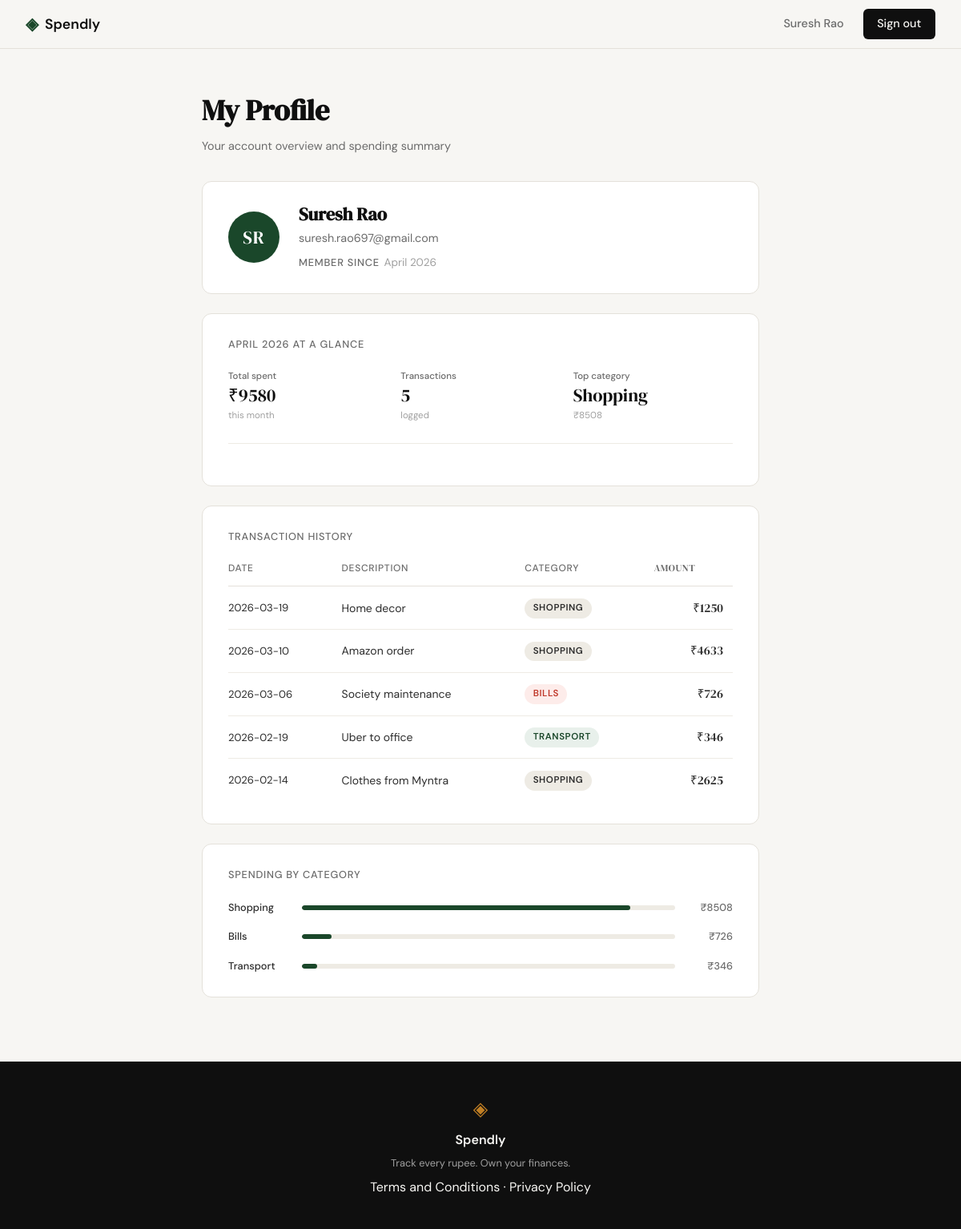
Screenshot of /profile (signed in) with the database file from the repository.
### tables this page shows
CREATE TABLE users (
            id            INTEGER PRIMARY KEY AUTOINCREMENT,
            name          TEXT    NOT NULL,
            email         TEXT    UNIQUE NOT NULL,
            password_hash TEXT    NOT NULL,
            created_at    TEXT    DEFAULT (datetime('now'))
        );

CREATE TABLE expenses (
            id          INTEGER PRIMARY KEY AUTOINCREMENT,
            user_id     INTEGER NOT NULL REFERENCES users(id),
            amount      REAL    NOT NULL,
            category    TEXT    NOT NULL,
            date        TEXT    NOT NULL,
            description TEXT,
            created_at  TEXT    DEFAULT (datetime('now'))
        );

### app.py (the view)
@app.route("/profile", methods=["GET"])
def profile():
    if not session.get("user_id"):
        return redirect(url_for("login"))
    uid  = session["user_id"]
    user = get_user_by_id(uid)
    if user is None:
        session.clear()
        return redirect(url_for("login"))
    summary      = get_summary_stats(uid)
    transactions = get_recent_transactions(uid)
    categories   = get_category_breakdown(uid)
    return render_template("profile.html", user=user, summary=summary,
                           transactions=transactions, categories=categories)

### database/db.py (called while the page is built)
def get_db():
    conn = sqlite3.connect(DB_PATH)
    conn.row_factory = sqlite3.Row
    conn.execute("PRAGMA foreign_keys = ON")
    return conn

### database/queries.py (called while the page is built)
def get_user_by_id(user_id):
    conn = get_db()
    row = conn.execute(
        "SELECT name, email, created_at FROM users WHERE id = ?", (user_id,)
    ).fetchone()
    conn.close()
    if row is None:
        return None
    name = row["name"]
    initials = "".join(w[0].upper() for w in name.split()[:2])
    member_since = datetime.fromisoformat(row["created_at"]).strftime("%B %Y")
    return {
        "name": name,
        "email": row["email"],
        "member_since": member_since,
        "initials": initials,
    }

def get_summary_stats(user_id):
    conn = get_db()
    row = conn.execute(
        "SELECT COALESCE(SUM(amount), 0) AS total, COUNT(*) AS cnt "
        "FROM expenses WHERE user_id = ?",
        (user_id,),
    ).fetchone()
    top = conn.execute(
        "SELECT category, SUM(amount) AS cat_total FROM expenses "
        "WHERE user_id = ? GROUP BY category ORDER BY cat_total DESC LIMIT 1",
        (user_id,),
    ).fetchone()
    conn.close()
    return {
        "total_spent": row["total"],
        "transaction_count": row["cnt"],
        "top_category": top["category"] if top else "—",
        "top_amount": top["cat_total"] if top else 0,
    }

def get_recent_transactions(user_id, limit=10):
    conn = get_db()
    rows = conn.execute(
        "SELECT date, description, category, amount "
        "FROM expenses WHERE user_id = ? ORDER BY date DESC LIMIT ?",
        (user_id, limit),
    ).fetchall()
    conn.close()
    return [dict(r) for r in rows]

def get_category_breakdown(user_id):
    conn = get_db()
    rows = conn.execute(
        "SELECT category AS name, SUM(amount) AS total "
        "FROM expenses WHERE user_id = ? GROUP BY category ORDER BY total DESC",
        (user_id,),
    ).fetchall()
    conn.close()
    if not rows:
        return []
    grand = sum(r["total"] for r in rows)
    cats = [
        {"name": r["name"], "total": r["total"], "pct": round(r["total"] / grand * 100)}
        for r in rows
    ]
    diff = 100 - sum(c["pct"] for c in cats)
    cats[0]["pct"] += diff
    return cats

### templates/profile.html (shortened to what this page needs)
{% extends "base.html" %}
{% block content %}
<section class="profile-page">
    <div class="profile-heading">
        <h1 class="profile-title">My Profile</h1>
        <p class="profile-subtitle">Your account overview and spending summary</p>
    </div>
    <div class="profile-card profile-user-card">
        <div class="profile-avatar">{{ user.initials }}</div>
        <div class="profile-user-info">
            <h2 class="profile-user-name">{{ user.name }}</h2>
            <p class="profile-user-email">{{ user.email }}</p>
            <p class="profile-user-since">
                <span class="mock-label">Member since</span>{{ user.member_since }}
            </p>
        </div>
    </div>
    <div class="profile-card">
        <p class="mock-label profile-section-label">April 2026 at a glance</p>
        <div class="mock-stats">
            <div class="mock-stat">
                <span class="mock-stat-label">Total spent</span>
                <span class="mock-stat-value">₹{{ "%.0f"|format(summary.total_spent) }}</span>
                <span class="mock-stat-sub">this month</span>
            </div>
            <div class="mock-stat">
                <span class="mock-stat-label">Transactions</span>
                <span class="mock-stat-value mock-stat-plain">{{ summary.transaction_count }}</span>
                <span class="mock-stat-sub">logged</span>
            </div>
            <div class="mock-stat">
                <span class="mock-stat-label">Top category</span>
                <span class="mock-stat-value mock-stat-plain">{{ summary.top_category }}</span>
                <span class="mock-stat-sub mock-stat-up">₹{{ "%.0f"|format(summary.top_amount) }}</span>
            </div>
        </div>
    </div>
    <div class="profile-card">
        <p class="mock-label profile-section-label">Transaction history</p>
        <div class="profile-table-wrap">
            <table class="profile-table">
                <thead>
                    <tr>
                        <th>Date</th>
                        <th>Description</th>
                        <th>Category</th>
                        <th class="profile-table-amount">Amount</th>
                    </tr>
                </thead>
                <tbody>
                    {% for tx in transactions %}
                    <tr>
                        <td class="profile-table-date">{{ tx.date }}</td>
                        <td>{{ tx.description }}</td>
                        <td>
                            <span class="category-badge badge-{{ tx.category | lower }}">
                                {{ tx.category }}
                            </span>
                        </td>
                        <td class="profile-table-amount">₹{{ "%.0f"|format(tx.amount) }}</td>
                    </tr>
                    {% endfor %}
                </tbody>
            </table>
        </div>
    </div>
    <div class="profile-card">
        <p class="mock-label profile-section-label">Spending by category</p>
        <div class="mock-bars">
            {% for cat in categories %}
            <div class="mock-bar-row profile-bar-row">
                <span class="mock-cat">{{ cat.name }}</span>
                <div class="mock-bar-track">
                    <div class="mock-bar" style="width: {{ cat.pct }}%"></div>
                </div>
                <span class="mock-amt">₹{{ "%.0f"|format(cat.total) }}</span>
            </div>
            {% endfor %}
        </div>
    </div>
</section>
{% endblock %}

### templates/base.html (shortened to what this page needs)
<!DOCTYPE html>
<html lang="en">
<head>
    <link rel="stylesheet" href="{{ url_for('static', filename='css/style.css') }}">
</head>
<body>
    <nav class="navbar">
        <div class="nav-inner">
            <a href="{{ url_for('landing') }}" class="nav-brand">
                <span class="brand-icon">◈</span>
                <span class="brand-name">Spendly</span>
            </a>
            <div class="nav-links">
                {% if session.get("user_id") %}
                    <span class="nav-user">{{ session.get("user_name") }}</span>
                    <a href="{{ url_for('logout') }}" class="nav-cta">Sign out</a>
                {% else %}
                    <a href="{{ url_for('login') }}">Sign in</a>
                    <a href="{{ url_for('register') }}" class="nav-cta">Get started</a>
                {% endif %}
            </div>
        </div>
    </nav>
    <main class="main-content">
        {% block content %}{% endblock %}
    </main>
    <footer class="footer">
        <div class="footer-inner">
            <span class="brand-icon">◈</span>
            <span class="footer-name">Spendly</span>
            <p class="footer-copy">Track every rupee. Own your finances.</p>
            <p><a href="/terms">Terms and Conditions</a> · <a href="/privacy">Privacy Policy</a></p>
        </div>
    </footer>
</body>
</html>

### rows the page displays
users: get "Suresh Rao", name "Suresh Rao", email "suresh.rao697@gmail.com"
expenses: date "2026-03-19", description "Home decor", category "SHOPPING", amount "1250"
expenses: date "2026-03-10", description "Amazon order", category "SHOPPING", amount "4633"
expenses: date "2026-03-06", description "Society maintenance", category "BILLS", amount "726"
expenses: date "2026-02-19", description "Uber to office", category "TRANSPORT", amount "346"
expenses: date "2026-02-14", description "Clothes from Myntra", category "SHOPPING", amount "2625"

### other values shown
{{ user.initials }} "SR"
{{ user.member_since }} "April 2026"
{{ "%.0f"|format(summary.total_spent) }} "9580"
{{ summary.transaction_count }} "5"
{{ summary.top_category }} "Shopping"
{{ "%.0f"|format(summary.top_amount) }} "8508"
{{ cat.name }} "Shopping" "Bills" "Transport"
{{ "%.0f"|format(cat.total) }} "8508" "726" "346"
